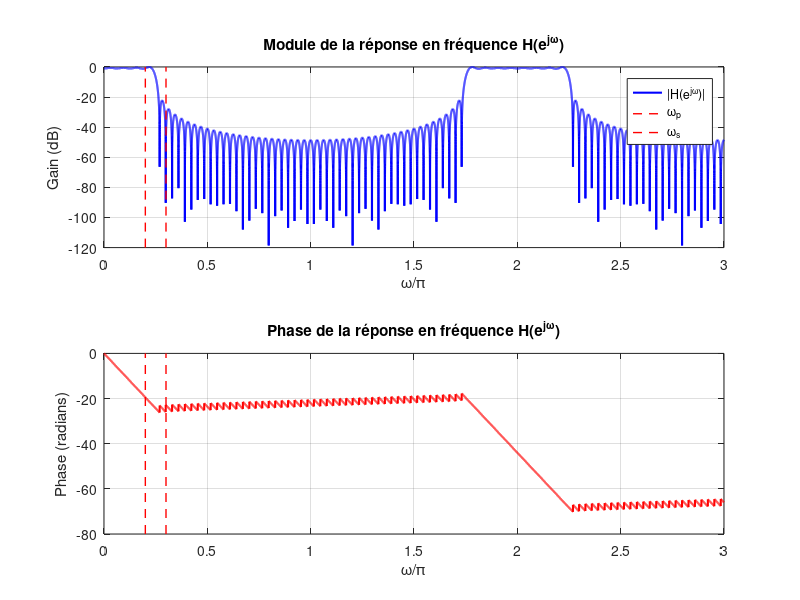

Reproduce this figure in MATLAB.
% Définir l'ordre du filtre
Omega_s = 0.3*pi;
Omega_p = 0.2*pi;
ordre = ceil((6.2*pi)/(Omega_s - Omega_p));
if (mod(ordre, 2) == 0)
    ordre = ordre + 1; % Mettre l'ordre impair pour avoir un filtre type I
end
M = ordre;

% Calcul de la fréquence de coupure
Omega_c = (Omega_p + Omega_s) / 2;

% INDICES CAUSAUX : n de 0 à M-1
n = 0:M-1;

% Calcul des coefficients h[n] avec retard (M-1)/2
h = (sin(Omega_c * (n - (M-1)/2))) ./ (pi * (n - (M-1)/2));

% Gérer le cas n = (M-1)/2 (limite sin(x)/x quand x->0)
idx_center = find(n == (M-1)/2);
h(idx_center) = Omega_c/pi;

% Vecteur de fréquences
f = 0:0.0001:3;  % Normalisé entre 0 et 1 (Nyquist)
w = pi * f;     % w entre 0 et pi
z = exp(1j * w);

% Calcul de H(z) avec indices CAUSAUX
h_z = zeros(size(w));
for k = 0:M-1
    h_z = h_z + h(k+1) * z.^(-k);
end

% Tracer le module (en dB)
figure;
subplot(2, 1, 1);
plot(w/pi, 20*log10(abs(h_z)/max(abs(h_z))), 'b', 'LineWidth', 1.5);
title('Module de la réponse en fréquence H(e^{j\omega})');
xlabel('\omega/\pi');
ylabel('Gain (dB)');
grid on;
hold on;
line([Omega_p/pi Omega_p/pi], ylim, 'Color', 'r', 'LineStyle', '--', 'LineWidth', 1);
line([Omega_s/pi Omega_s/pi], ylim, 'Color', 'r', 'LineStyle', '--', 'LineWidth', 1);
legend('|H(e^{j\omega})|', '\omega_p', '\omega_s');
hold off;

% Tracer la phase (dépliée)
subplot(2, 1, 2);
plot(w/pi, unwrap(angle(h_z)), 'r', 'LineWidth', 1.5);
title('Phase de la réponse en fréquence H(e^{j\omega})');
xlabel('\omega/\pi');
ylabel('Phase (radians)');
grid on;
hold on;
line([Omega_p/pi Omega_p/pi], ylim, 'Color', 'r', 'LineStyle', '--', 'LineWidth', 1);
line([Omega_s/pi Omega_s/pi], ylim, 'Color', 'r', 'LineStyle', '--', 'LineWidth', 1);
hold off;
